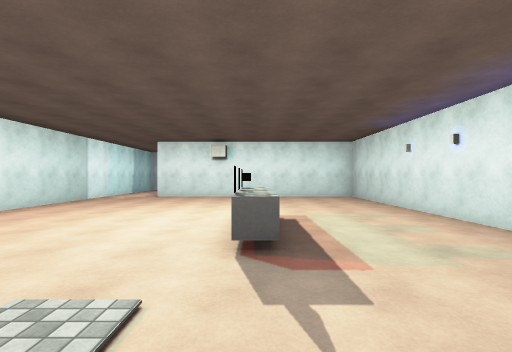
View 1 (above)

21 first-person views from a walk through a Unity game level. The camera is 1.5 m above the floor, looks level and sees 85° across. Doors are open. The floor is counted in squares, 2 m on a side. Each view is taken from the middle of a square. On the plan, view 1 faces up. The plan holds only what a view shows up to about 10 squares ahead; the rest is blank. The place goes on beyond the plan. The player character is not drawn. Surface patterns are stand-ins for the level's own textures.

View 2
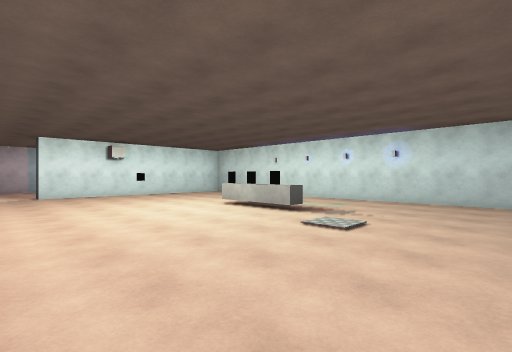

View 3
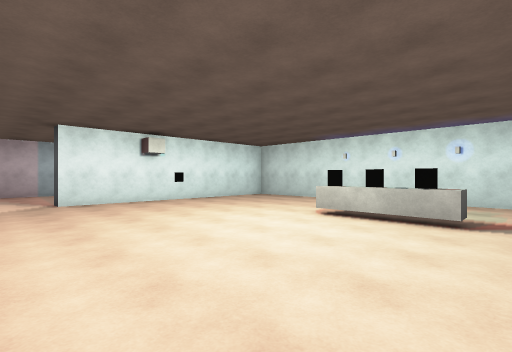

View 4
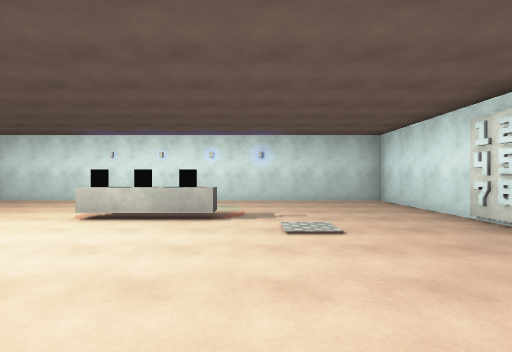

View 5
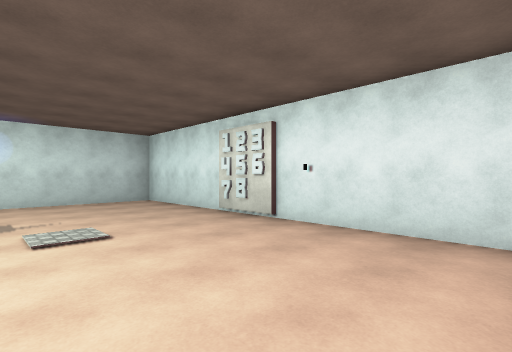

View 6
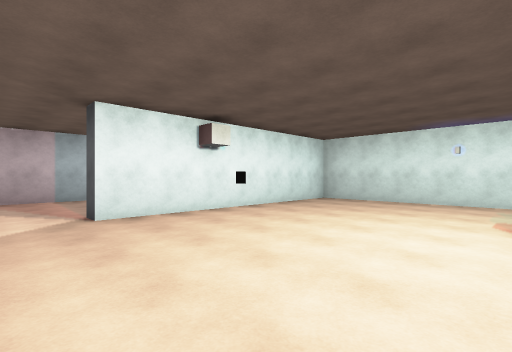

View 7
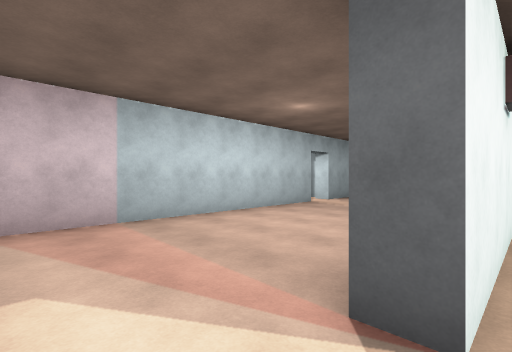

View 8
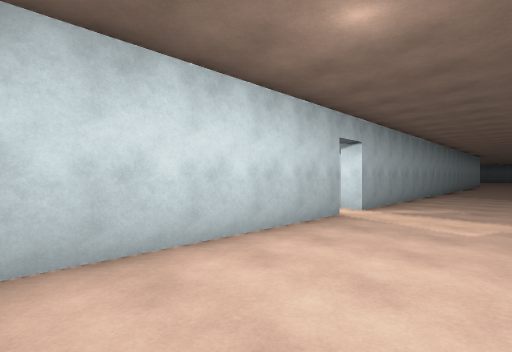

View 9
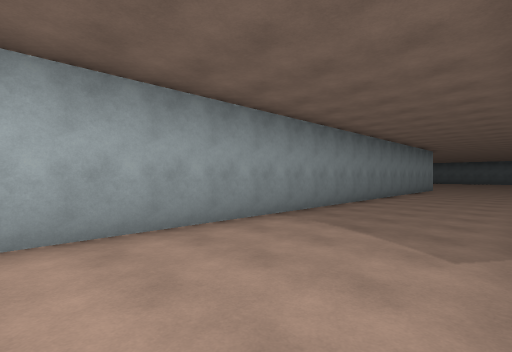

View 10
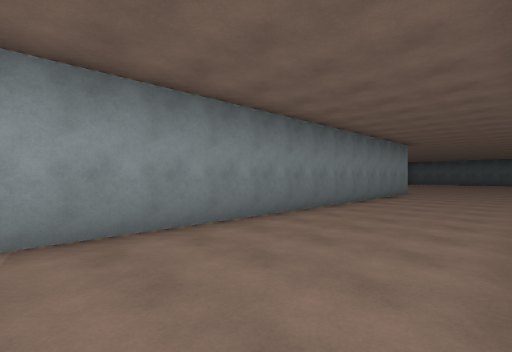

View 11
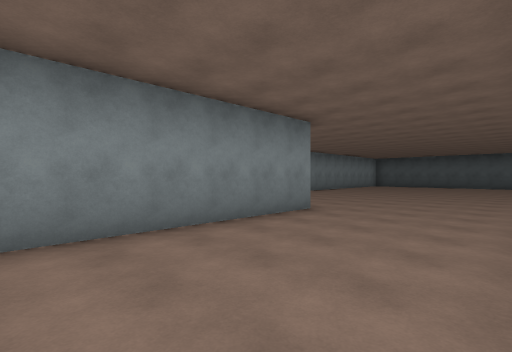

View 12
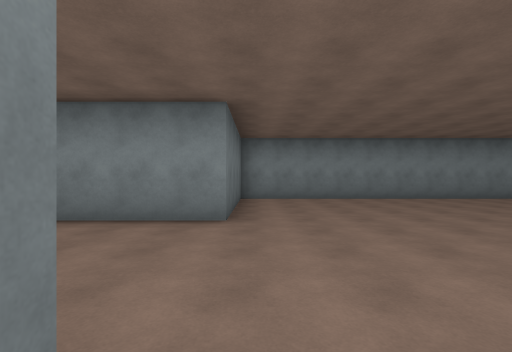

View 13
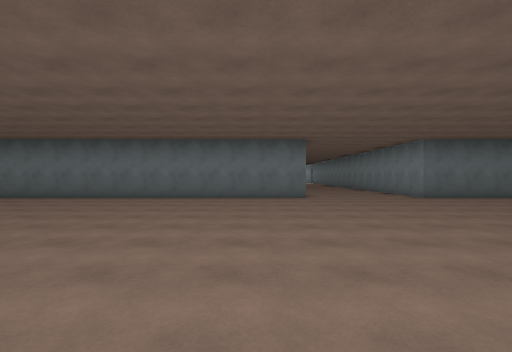

View 14
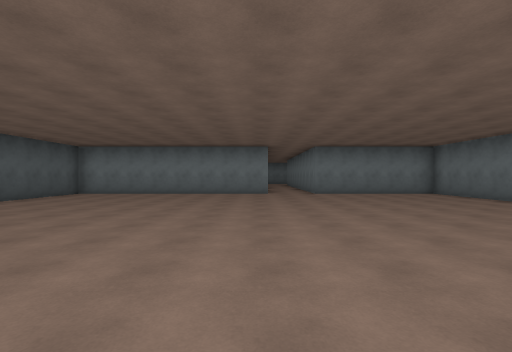

View 15
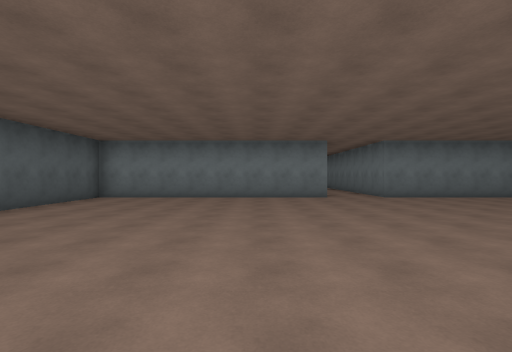

View 16
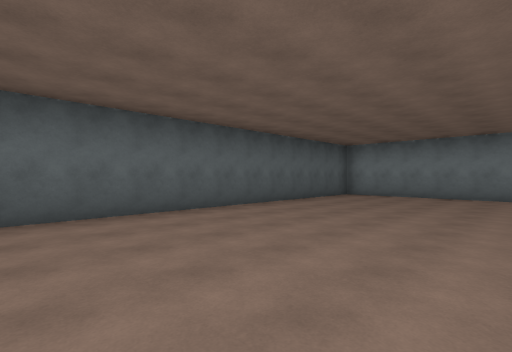

View 17
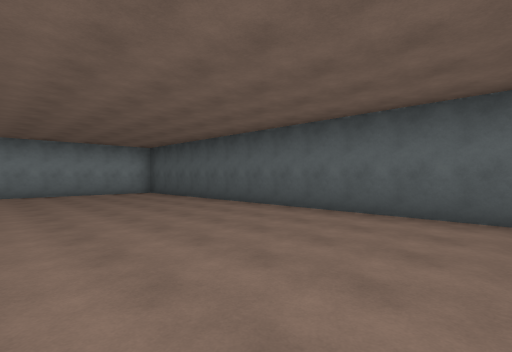

View 18
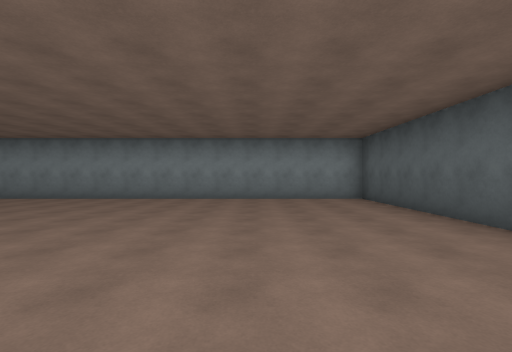

View 19
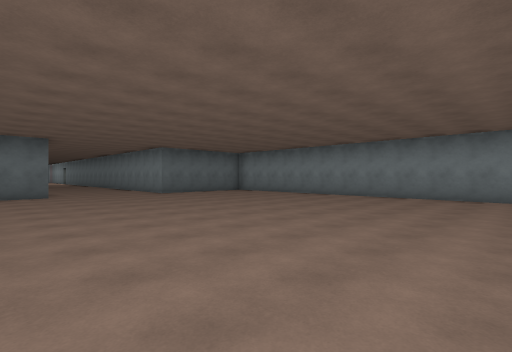

View 20
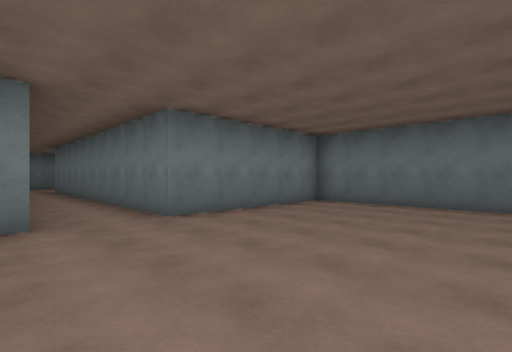

View 21
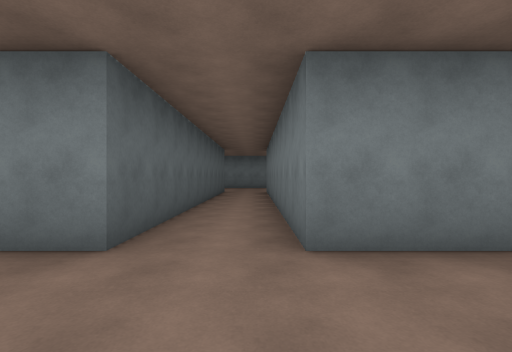

### Floor plan
Points are (right, up) in squares from view 1. A wall is a line through its corners. A room is listed if a view was taken in it or the views show most of it. See-through windows are left out.
Room 1 (views 1, 2, 3, 4, 5, 6, 7)
walls: (-1.5, -1.6) (-0.4, -1.6); (-4.9, -1.8) (3.5, -1.8) (3.5, 10.2) (-3.6, 10.2) (-3.6, 10.8)
ways out: opening at (-4.5, 11) to room 2
objects: table (0, 3) to (0, 5)
Room 2 (views 8, 9, 10, 11, 12, 13, 14, 15, 16, 17, 18, 19, 20, 21)
walls: (21.5, 10.8) (21.5, -1.8) (26.5, -1.8) (26.5, -8.5); (21.5, 18.9) (21.5, 14.7) (3, 14.7); (28.5, -8.4) (28.5, -1.8) (36.5, -1.8) (36.5, 19.2) (21.5, 19.2); (2, 14.7) (-4.9, 14.7)
ways out: opening at (-4.5, 11) to room 1; open door at (2.5, 15)

Where each view was taken, in squares from view 1:
view 1: 0 up, 0 right, facing up
view 2: 1 down, 5 left, facing up-right
view 3: 2 up, 5 left, facing up-right
view 4: 2 up, 5 left, facing right
view 5: 2 up, 5 left, facing down-right
view 6: 5 up, 5 left, facing up-right
view 7: 10 up, 5 left, facing up-right
view 8: 12 up, 3 left, facing up-right
view 9: 11 up, 5 right, facing up-right
view 10: 11 up, 9 right, facing up-right
view 11: 11 up, 16 right, facing up-right
view 12: 10 up, 22 right, facing up
view 13: 9 up, 31 right, facing left
view 14: 10 up, 29 right, facing down
view 15: 8 up, 31 right, facing down
view 16: 9 up, 31 right, facing down-right
view 17: 7 up, 31 right, facing up-right
view 18: 10 up, 33 right, facing up
view 19: 9 up, 33 right, facing up-left
view 20: 3 up, 29 right, facing down-left
view 21: 1 up, 27 right, facing down
